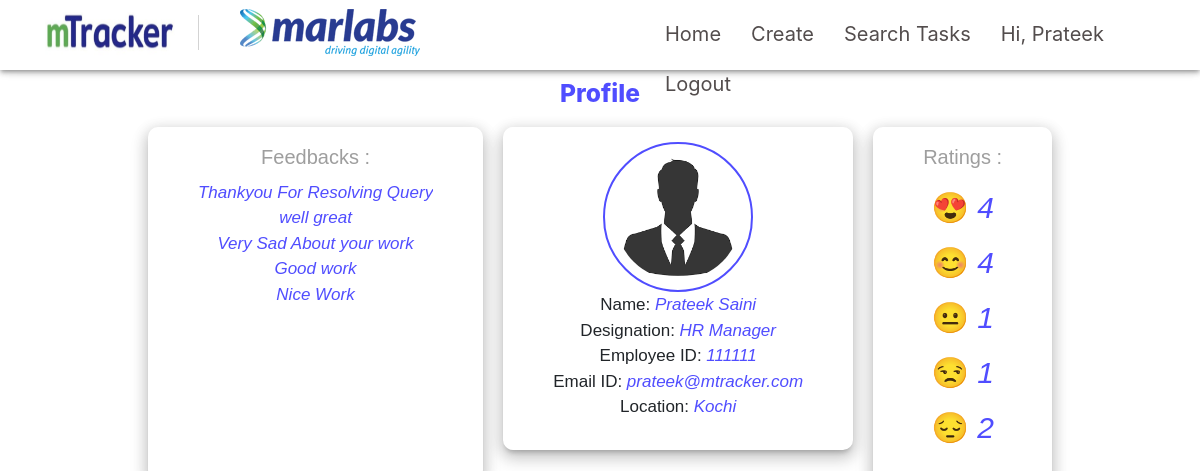
/hr-profile/ (signed in), run on the app's committed database.
### accounts/models.py (models this page shows)
class User(AbstractUser):
    username = None
    first_name = models.CharField(max_length=20)
    last_name = models.CharField(max_length=20)
    email = models.EmailField(max_length=30, unique=True)
    empid = models.CharField(max_length=8)
    designation = models.CharField(max_length=20)
    location = models.CharField(max_length=20)
    objects = UserManager()
    USERNAME_FIELD = 'email'
    REQUIRED_FIELDS = []

### feedback/models.py (models this page shows)
class Feedback(models.Model):
    rating = models.CharField(max_length=5)
    feedback = models.CharField(max_length=500, blank=True, null=True)

### mtracker/views.py (the view)
# urls.py: path('hr-profile/', views.profileData, name='profile'),
@login_required(login_url="/login")
def profileData(request):
    totaltask = TaskData.objects.all().count()
    completedtask = TaskData.objects.filter(taskstatus='Completed').count()
    pendingtask = TaskData.objects.filter(taskstatus='Pending').count()
    excellent = Feedback.objects.filter(rating='4').count()
    good = Feedback.objects.filter(rating='3').count()
    average = Feedback.objects.filter(rating='2').count()
    sad = Feedback.objects.filter(rating='1').count()
    very_sad = Feedback.objects.filter(rating='0').count()
    allData = Feedback.objects.all().order_by('-id')
    context = {
        "totaltask":totaltask,
        "completedtask":completedtask,
        "pendingtask":pendingtask,
        'excellent':excellent,
        'good':good,
        'average':average,
        'sad':sad,
        'very_sad':very_sad,
        'allData': allData
    }
    return render(request, "hr-profile.html", context=context)

### templates/hr-profile.html (shortened to what this page needs)
{% extends "base.html" %}
{% block body %}
<div>
    <center>
        <h5 class="profile-title">Profile</h5>
    <div class="profile-container">
        <div>
            <center>
                <div class="profile-details-card feedbacks z-depth-3">
                    <label for="fedd" style="font-size: 20px;">Feedbacks : </label>
                    <ul id="fedd">
                        {% for data in allData %}
                        <li><span>{{data.feedback}}</li>
                        {% endfor %}
                    </ul>
                </div>
            </center>
        </div>
        <div>
            <center>
                <div class="profile-details-card z-depth-3">
                    <div class="profile-img" id="profile-img">
                        <img src="/static/img/profile.png">
                    </div>
                    <ul>
                        <li>Name: <span>{{user.first_name}} {{user.last_name}}</span></li>
                        <li>Designation: <span>{{user.designation}}</span></li>
                        <li>Employee ID: <span>{{request.user.empid}}</span></li>
                        <li>Email ID: <span>{{user.email}}</span></li>
                        <li>Location: <span>{{user.location}}</span></li>
                    </ul>
                </div>
                <br>
            </center>
        </div>
        <div>
            <center>
                <div class="profile-details-card ratings z-depth-3">
                    <label for="rat" style="font-size: 20px;">Ratings : </label>
                    <ul id="rat">
                        <li>&#128525; <span>{{excellent}}</span></li>
                        <li>&#128522; <span>{{good}}</span></li>
                        <li>&#128528; <span>{{average}}</span></li>
                        <li>&#128530; <span>{{sad}}</span></li>
                        <li>&#128532; <span>{{very_sad}}</span></li>
                    </ul>
                </div>
            </center>
            <br>
        </div>
    </div>
</center>
</div>
{% endblock %}

### templates/base.html (shortened to what this page needs)
<!DOCTYPE html>
<html lang="en">
<head>
    <link rel="stylesheet" href="https://cdnjs.cloudflare.com/ajax/libs/materialize/1.0.0/css/materialize.min.css">
    <link rel="stylesheet" href="/static/css/create-task_style.css">
    <link rel="stylesheet" href="/static/css/jquery.datetimepicker.css">
    <link rel="stylesheet" href="https://cdnjs.cloudflare.com/ajax/libs/materialize/1.0.0/css/materialize.min.css">
    <link rel="stylesheet" href="/static/css/hr-profile_style.css">
    <link href="https://cdn.jsdelivr.net/npm/bootstrap@5.1.3/dist/css/bootstrap.min.css" rel="stylesheet">
    <link rel="stylesheet" type="text/css" href="https://stackpath.bootstrapcdn.com/bootstrap/4.3.1/css/bootstrap.min.css">
    <link rel="stylesheet" type="text/css" href="https://codepen.io/skjha5993/pen/bXqWpR.css">
    <link rel="stylesheet" href="https://cdnjs.cloudflare.com/ajax/libs/materialize/1.0.0/css/materialize.min.css">
    <link rel="stylesheet" href="/static/css/update-task_style.css">
    <link rel="stylesheet" href="/static/css/jquery.datetimepicker.css">
    <link rel="stylesheet" href="/static/css/search-display-task_style.css">
    <link rel="stylesheet" href="/static/css/hr-profile_style.css">
    <link rel="stylesheet" href="/static/css/nav-bar_style.css">
</head>
<body>
    <div class="navbar-fixed">
        <nav>
            <div class="nav-wrapper">
                <div class="nav z-depth-2" id="nav">
                    <a href="{% url 'home' %}" class="brand-logo" id="brandlogo"> <img src="/static/img/mtrackerlogo1.jpg"> </a>
                <div class="marlabs logo" id="marlabslogo">
                    <li>
                        <img src="/static/img/Marlabs logo.png">
                    </li>
                </div>
                <ul id="bordereff">
                    {% if user.is_authenticated %}
                    <li><a  href="{% url 'home' %}">Home</a></li>
                    <li><a  href="{% url 'create' %}">Create</a></li>
                    <li><a  href="{% url 'search'%}">Search Tasks</a></li>
                    <li><a  href="{% url 'profile'%}">Hi, {{request.user.first_name}}</a></li>
                    <li><a  href="{% url 'logout'%}">Logout</a></li>
                    {% else %}
                     <li>
                        {% comment %} <a href="{% url 'login'%}">Login</a> {% endcomment %}
                    </li>
                    {% endif %}
                </ul>
                </div>
            </div>
        </nav>
    </div>
    {% block body %}
    {% endblock %}
</body>
</html>

### static/css/create-task_style.css (style rules this page uses)
body { overflow-x: hidden; }

### static/css/hr-profile_style.css (style rules this page uses)
body { overflow-x: hidden; }
.profile-container { display: flex; flex-direction: row; font-size: 17px; margin-left: 20px; margin-right: 20px; align-items:flex-start; justify-content: center; font-family: 'Arial Narrow Bold', sans-serif; }
.profile-title { font-weight: 800; color: #504DFF; }
.profile-img>img { height: 150px; width: 150px; border-radius: 50%; padding: 10px; border: 2px solid #504DFF; object-fit: cover; }
.tasks-summary-card, .profile-details-card { height: fit-content; padding: 15px 50px; border-radius: 10px; margin: 10px; }
li>span { font-style: italic; color: #504DFF; }
.feedbacks { min-height: 300px; }
#fedd { height: 270px; width: 100%; overflow: hidden; overflow-y: scroll; }
.ratings { min-height: 300px; }
.ratings>ul>li { padding: 5px 0; font-size: 2rem; }

### static/css/update-task_style.css (style rules this page uses)
body { overflow-x: hidden; }

### static/css/nav-bar_style.css (style rules this page uses)
* { padding: 0; margin: 0; text-decoration: none; list-style: none; }
body { background-color:white; }
nav { background:white; height: 0px; width: 100%; text-decoration: none; }
nav ul { float:right; margin-right: 50px; margin-left: 650px; font-size: 20px; }
nav ul li { display: inline-block; line-height: 22px; margin: 0 5px; margin-top: 18px; }
nav ul li a { color:rgb(83, 77, 77); font-size: 20px; padding: 5px 10px; border-radius: 10px; font-weight: 400; }
#brandlogo img { position:absolute; left: 5%; top: 15%; width: 130px; height: 45px; margin-left: 45px; margin-top: 12px; }
#marlabslogo { position: absolute; left: 20%; top: 0; }
#nav { position: absolute; top: -25%; right: 0 ; left: 0; padding-bottom: 10px; background-color: white; height: 70px; }
.navbar-fixed { background: white !important; }
ul>li>a { color:black; font-size: 18px; padding: 5px 10px; border-radius: 10px; font-weight: 400; }

### data on the page
User: user.first_name "Prateek", first_name "Prateek", last_name "Saini", designation "HR Manager", user.empid "111111", email "prateek@mtracker.com", location "Kochi"
Feedback: feedback "Thankyou For Resolving Query"
Feedback: feedback "well great"
Feedback: feedback "Very Sad About your work"
Feedback: feedback "Good work"
Feedback: feedback "Nice Work"

### other printed values
{{ excellent }} "4"
{{ good }} "4"
{{ average }} "1"
{{ sad }} "1"
{{ very_sad }} "2"
